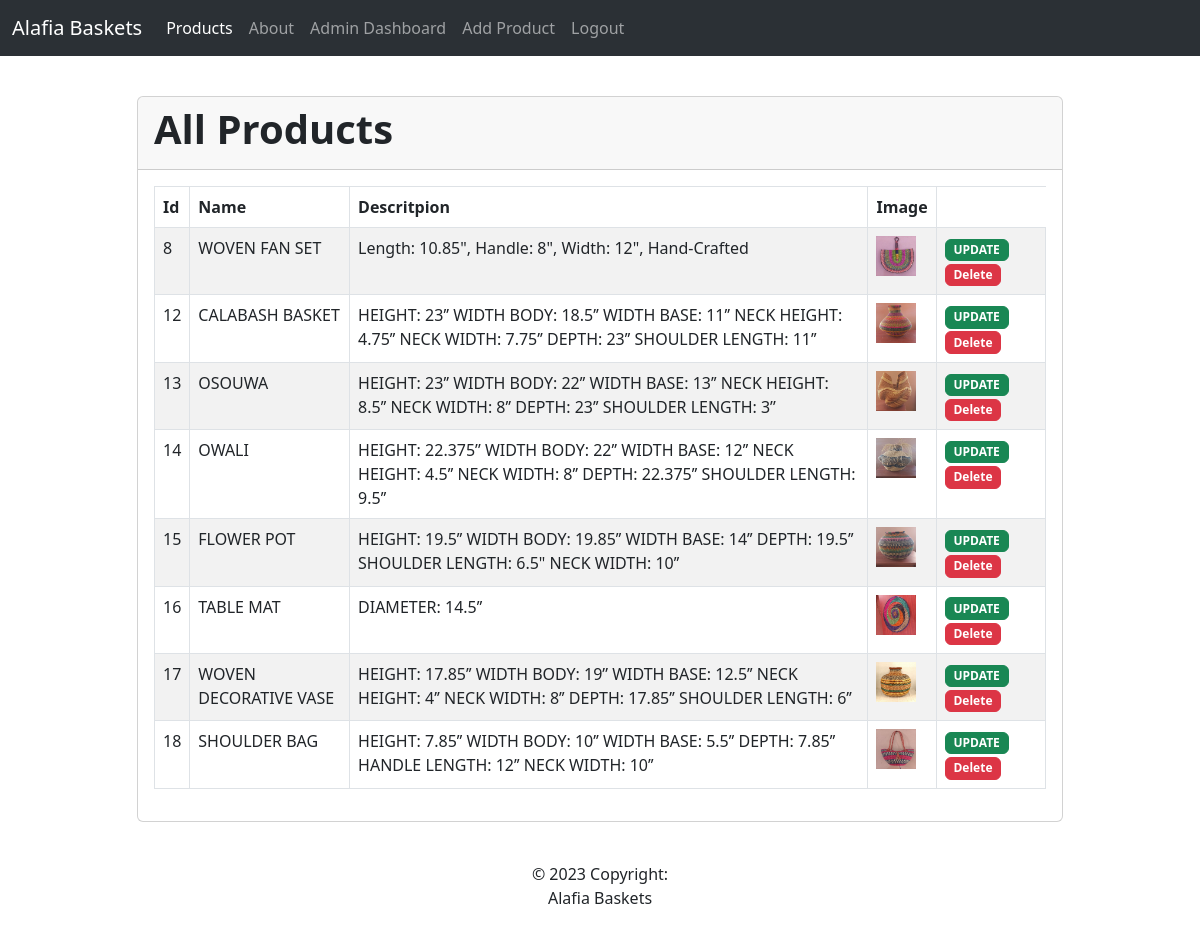
/admin-dashboard/ (signed in), run on the app's committed database.
### product/models.py (models this page shows, shortened)
class Product(models.Model):
    name = models.CharField(max_length=101, blank=False, null=False)
    description = models.TextField()
    image = models.ImageField(upload_to=filepath)

### product/views.py (the view)
# urls.py: path('admin-dashboard/', admin_dashboard, name='admin-dashboard'),
@login_required
def admin_dashboard(request):
    product = Product.objects.all()
    context = {'product':product}
    return render(request, 'product/admin_dashboard.html', context=context)

### templates/product/admin_dashboard.html
{% extends 'product/base.html' %}
{% load static %}
{% block content %}
<br><br>
<br><br>
<section class="section">
    <div class="container">
        <div class="row justify-content-center">
            <div class="col-md-10">
                <div class="card">
                    <div class="card-header">
                        <h1 class="fw-bold">All Products</h1>
                    </div>
                    <div class="card-body">
                        <table class="table table-bordered table-striped">
                            <thead>
                                <tr>
                                    <th>Id</th>
                                    <th>Name</th>
                                    <th>Descritpion</th>
                                    <th>Image</th>
                                </tr>
                            </thead>
                            <tbody>
                                {% for product in product %}
                                    <tr>
                                        <td>{{ product.id }} </td>
                                        <td>{{ product.name }} </td>
                                        <td>{{ product.description }} </td>
                                        <td><img src="{% static product.image.url %}" alt="image" height="40px" width="40px" /></td>
                                        <td>
                                            <a href="{% url 'admin-update-product' product.id %}" class="btn btn-success badge">UPDATE</a>
                                            <a href="{% url 'admin-delete-product' product.id %}" class="btn btn-danger badge">Delete</a>
                                        </td>
                                    </tr>
                                {% endfor %}
                            </tbody>
                        </table>
                    </div>
                </div>
            </div>
        </div>
    </div>
</section>
<br>
{% endblock content %}

### data on the page
Product: id "8", name "WOVEN FAN SET", description "Length: 10.85\", Handle: 8\", Width: 12\", Hand-Crafted", image (picture)
Product: id "12", name "CALABASH BASKET", description "HEIGHT: 23’’ WIDTH BODY: 18.5’’ WIDTH BASE: 11’’ NECK HEIGHT: 4.75’’ NECK WIDTH: 7.75’’ DEPTH: 23’’ SHOULDER LENGTH: 11’’", image (picture)
Product: id "13", name "OSOUWA", description "HEIGHT: 23’’ WIDTH BODY: 22’’ WIDTH BASE: 13’’ NECK HEIGHT: 8.5’’ NECK WIDTH: 8’’ DEPTH: 23’’ SHOULDER LENGTH: 3’’", image (picture)
Product: id "14", name "OWALI", description "HEIGHT: 22.375’’ WIDTH BODY: 22’’ WIDTH BASE: 12’’ NECK HEIGHT: 4.5’’ NECK WIDTH: 8’’ DEPTH: 22.375’’ SHOULDER LENGTH: 9.5’’", image (picture)
Product: id "15", name "FLOWER POT", description "HEIGHT: 19.5’’ WIDTH BODY: 19.85’’ WIDTH BASE: 14’’ DEPTH: 19.5’’ SHOULDER LENGTH: 6.5\" NECK WIDTH: 10’’", image (picture)
Product: id "16", name "TABLE MAT", description "DIAMETER: 14.5’’", image (picture)
Product: id "17", name "WOVEN DECORATIVE VASE", description "HEIGHT: 17.85’’ WIDTH BODY: 19’’ WIDTH BASE: 12.5’’ NECK HEIGHT: 4’’ NECK WIDTH: 8’’ DEPTH: 17.85’’ SHOULDER LENGTH: 6’’", image (picture)
Product: id "18", name "SHOULDER BAG", description "HEIGHT: 7.85’’ WIDTH BODY: 10’’ WIDTH BASE: 5.5’’ DEPTH: 7.85’’ HANDLE LENGTH: 12’’ NECK WIDTH: 10’’", image (picture)
